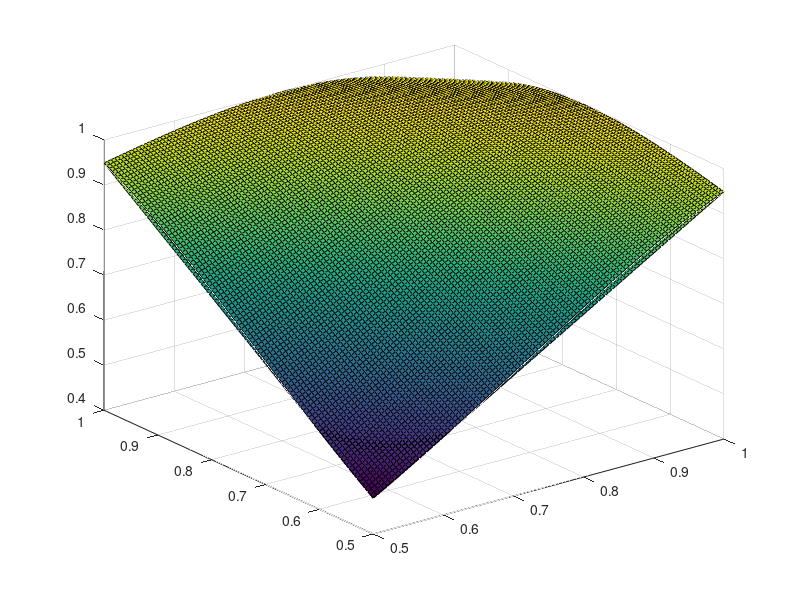

Reproduce this figure in MATLAB.
%% Afnan Mostafa
%% ME 441 FEM HW 2 Q 3
%% 10/12/2023

%% ~~~ clear space ~~~ %%
clear
clc
close all
rng('shuffle')

%% ~~~  ~~~ %%
[X, Y] = meshgrid(0.5:0.005:1,0.5:0.005:1);

%% exact solution
Z = surf(X,Y,sin(X.^2+Y.^2));

%% 4 nodal values
Z1 = sin(0.5^2+0.5^2);
Z2 = sin(1^2+0.5^2);
Z3 = sin(1^2+1^2);
Z4 = sin(0.5^2+1^2);

%% 4 shape functions
N1 = 4.*X.*Y-4.*X-4.*Y+4;
N2 = -4.*X.*Y+4.*X+2.*Y-2;
N3 = 4.*X.*Y-2.*X-2.*Y+1;
N4 = -4.*X.*Y+2.*X+4.*Y-2;

%% Field variable equation
ZZ = Z1*N1 + Z2*N2 + Z3*N3 + Z4*N4;

%% co-efficients of a0, a1, a2, a3 (from the submitted HW paper)
fitZ = -0.9694 + 1.9584*X + 1.9584*Y - 2.0384*X.*Y;

%% plot exact
hold on
surf(X,Y,fitZ);

%% Plot shape functions (use plot_shapeFunc=1 for plotting shape fucntions)
plot_shapeFunc=0;

if plot_shapeFunc==1
    figure
    
    xlim([0.5,1])
    ylim([0.5,1])
    s1=subplot(2,2,1);
    surf(X,Y,N1)
    box on
    set(gca,'FontName','Garamond','FontSize',14,'FontWeight','bold',...
        'LineWidth',1.5,'XMinorTick','off',...
        'YMinorTick','off','GridAlpha',0.07,...
        'GridLineStyle','--','LineWidth',1);
    
    ylabel('Y',...
        'FontName','Garamond','FontSize',16)
    xlabel('X',...
        'FontName','Garamond','FontSize',16);
    zlabel('N_1',...
        'FontName','Garamond','FontSize',16);
    
    s2=subplot(2,2,2);
    surf(X,Y,N2)
    box on
    set(gca,'FontName','Garamond','FontSize',14,'FontWeight','bold',...
        'LineWidth',1.5,'XMinorTick','off',...
        'YMinorTick','off','GridAlpha',0.07,...
        'GridLineStyle','--','LineWidth',1);
    
    ylabel('Y',...
        'FontName','Garamond','FontSize',16)
    xlabel('X',...
        'FontName','Garamond','FontSize',16);
    zlabel('N_2',...
        'FontName','Garamond','FontSize',16);
    
    s3=subplot(2,2,3);
    surf(X,Y,N3)
    box on
    set(gca,'FontName','Garamond','FontSize',14,'FontWeight','bold',...
        'LineWidth',1.5,'XMinorTick','off',...
        'YMinorTick','off','GridAlpha',0.07,...
        'GridLineStyle','--','LineWidth',1);
    
    ylabel('Y',...
        'FontName','Garamond','FontSize',16)
    xlabel('X',...
        'FontName','Garamond','FontSize',16);
    zlabel('N_3',...
        'FontName','Garamond','FontSize',16);
    
    s4=subplot(2,2,4);
    surf(X,Y,N4)
    
    box on
    set(gca,'FontName','Garamond','FontSize',14,'FontWeight','bold',...
        'LineWidth',1.5,'XMinorTick','off',...
        'YMinorTick','off','GridAlpha',0.07,...
        'GridLineStyle','--','LineWidth',1);
    
    ylabel('Y',...
        'FontName','Garamond','FontSize',16)
    xlabel('X',...
        'FontName','Garamond','FontSize',16);
    zlabel('N_4',...
        'FontName','Garamond','FontSize',16);
    
    hold on
    box on
end